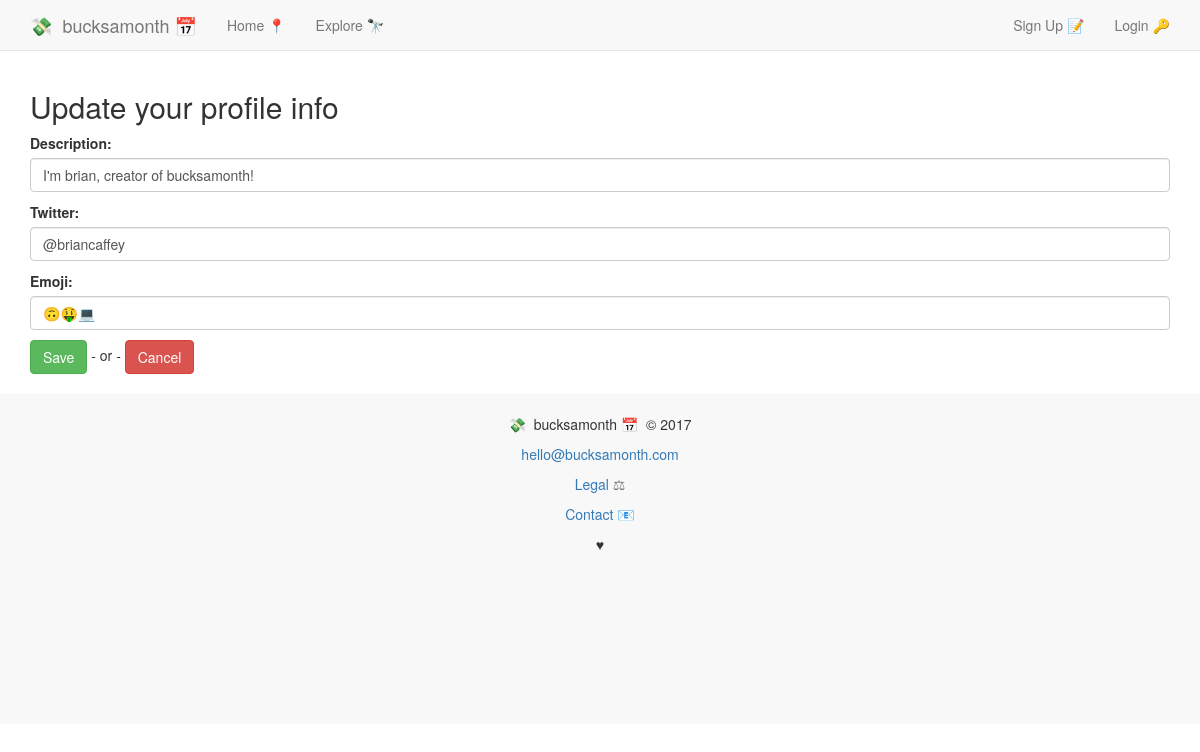
Page /account/6/info/ on the earlier database version.
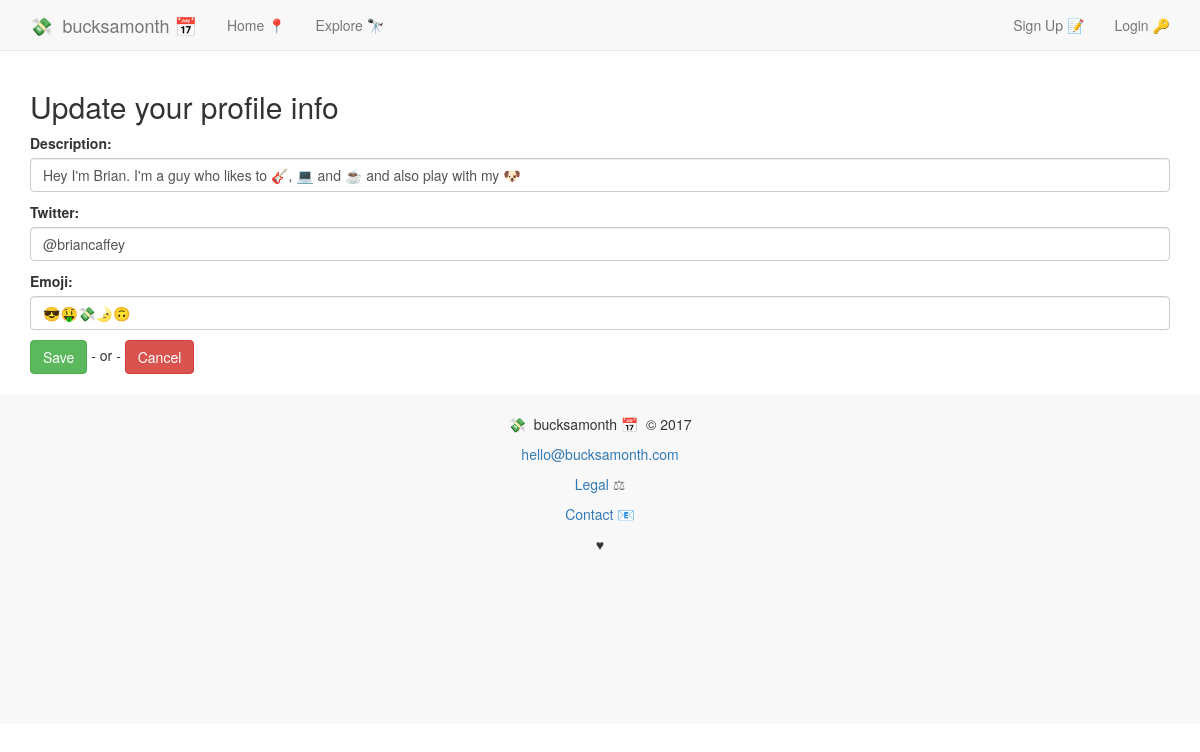
Same page on the later database version.
### accounts/models.py (models this page shows, shortened)
class UserProfile(models.Model):
	user = models.OneToOneField(User)
	description = models.CharField(max_length=100, default='')
	twitter = models.CharField(max_length=100, default='')
	emoji = models.CharField(max_length=10, default='')

### accounts/views.py (the view)
# urls.py: url(r'^(?P<pk>[0-9]+)/info/$', UpdateUserInfoForm.as_view(), name='update_personal_info'),
class UpdateUserInfoForm(UpdateView):
	model = UserProfile
	form_class = EditPersonalInfoForm
	success_url = '/account/profile/'
	def get_context_data(self, **kwargs):
		context = super(UpdateUserInfoForm, self).get_context_data(**kwargs)
		context['subscription'] = self.object
		return context

### accounts/forms.py
class EditPersonalInfoForm(forms.ModelForm):
	description = forms.CharField(widget=forms.TextInput(
		attrs={
		'class':'form-control',
		'placeholder': "say something about yourself...",
		}))
	twitter = forms.CharField(widget=forms.TextInput(
		attrs={
		'class':'form-control',
		'placeholder': "your twitter handle",
		}))
	emoji = forms.CharField(widget=forms.TextInput(
		attrs={
		'class':'form-control',
		'placeholder': "choose your emojis",
		}))
	class Meta:
		model = UserProfile
		fields = (
			'description',
			'twitter',
			'emoji',
			)

### accounts/templates/accounts/userprofile_form.html (shortened to what this page needs)
{% extends 'base.html' %}
{% block content %}
{% include 'nav.html' %}
<div class="container">
<h2>Update your profile info</h2>
<form type="" method="post">
{{ form.as_p }}
<input type="submit" class="btn btn-success" value="Save"></input> - or -
<a class="btn btn-danger" href="{% url 'accounts:profile' %}">Cancel</a>
</form>
</div>
{% endblock %}

### templates/base.html (shortened to what this page needs)
{% load static %}
<!DOCTYPE html>
<html lang="en">
  <head>
	<link rel="stylesheet" href="https://maxcdn.bootstrapcdn.com/bootstrap/3.3.7/css/bootstrap.min.css">
	<link rel="stylesheet" href="{% static 'css/main.css' %}">
  </head>
  <body>
  {% block content %}
	{% endblock %}
  {% block footer %}{% include 'footer.html' %}{% endblock %}
  </body>
</html>

### templates/nav.html (shortened to what this page needs)
    <nav class="navbar navbar-default navbar-fixed-top">
      <div class="container">
        <div class="navbar-header">
          <a class="navbar-brand" href="/">💸&nbsp;&nbsp;bucksamonth 📅</a>
        </div>
        <div id="navbar" class="navbar-collapse collapse">
          <ul class="nav navbar-nav" style="text-align:center;">
            <li><a href="/">Home 📍</a></li>
            <li><a href="{% url 'services:services' %}">Explore 🔭</a></li>
          </ul>
          <ul class="nav navbar-nav navbar-right" style="text-align:center;">
            {% if user.is_authenticated %}
            <li><a href="{% url 'accounts:logout' %}">Logout 🔓</a></li>
            <li><a href="{% url 'accounts:profile' %}">My subscriptions 📊</a></li>
            {% else %}
            <li><a href="{% url 'accounts:register' %}">Sign Up 📝</a></li>
            <li><a href="{% url 'accounts:login' %}">Login 🔑</a></li>
            {% endif %}
          </ul>
        </div>
      </div>
    </nav>

### templates/footer.html (shortened to what this page needs)
<br />
<footer style="background-color:#f8f8f8;" class="footer-distributed ">
  <div style="text-align:center;" class="container">
    <br />
  <div class="row">
    <div class="col-md-4">
      </div>
          <div class="col-md-4">
        <div class="footer-center ">
          <p>💸&nbsp;&nbsp;bucksamonth 📅&nbsp;&nbsp;&copy; 2017</p>
          <p><a href="mailto:hello@bucksamonth.com">hello@bucksamonth.com</a></p>
          <p class="text-muted"><a href="#">Legal </a>⚖</p><p><a href="#">Contact</a>&nbsp;📧</p>
          <p><span id="heart">&hearts;</span></p>
        </div>
      </div>
      <div class="col-md-4">
      </div>
    </div>
    </div>
    <br ><br ><br ><br ><br ><br ><br ><br >
</footer>

### static/css/main.css (style rules this page uses)
body { min-height: 200px; padding-top: 70px; padding-bottom: 20px; }

Differences in the rows shown:
changed UserProfile "@briancaffey": description "I'm brian, creator of bucksamonth!" → "Hey I'm Brian. I'm a guy who likes to 🎸, 💻 and ☕️ and also play with my 🐶"; emoji "🙃🤑💻" → "😎🤑💸🌛🙃"
